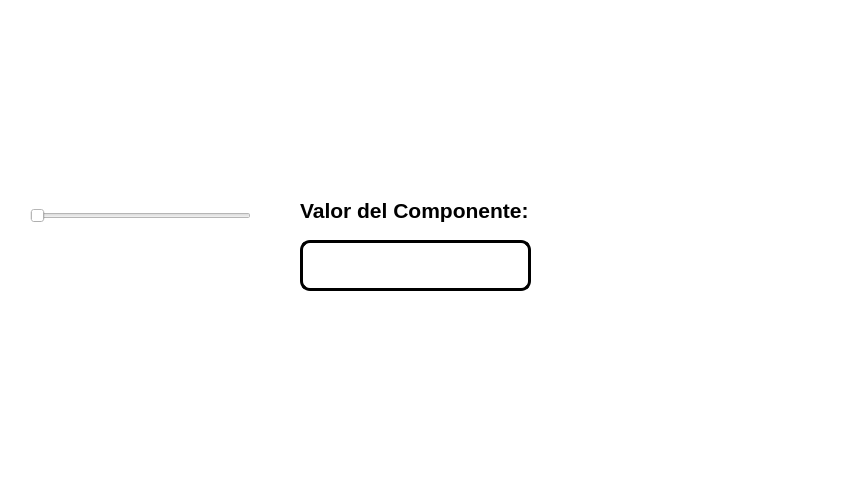
<?xml version="1.0" encoding="UTF-8"?>
<ui version="4.0">
 <class>MainWindow</class>
 <widget class="QMainWindow" name="MainWindow">
  <property name="geometry">
   <rect>
    <x>0</x>
    <y>0</y>
    <width>858</width>
    <height>488</height>
   </rect>
  </property>
  <property name="windowTitle">
   <string>MainWindow</string>
  </property>
  <property name="styleSheet">
   <string notr="true">background-color: rgb(255, 255, 255);</string>
  </property>
  <widget class="QWidget" name="centralwidget">
   <widget class="QLabel" name="label_2">
    <property name="geometry">
     <rect>
      <x>10</x>
      <y>10</y>
      <width>111</width>
      <height>71</height>
     </rect>
    </property>
    <property name="styleSheet">
     <string notr="true"/>
    </property>
    <property name="text">
     <string/>
    </property>
    <property name="pixmap">
     <pixmap>:/Logos/log_uat_nuevo.png</pixmap>
    </property>
    <property name="scaledContents">
     <bool>true</bool>
    </property>
   </widget>
   <widget class="QLabel" name="label_3">
    <property name="geometry">
     <rect>
      <x>580</x>
      <y>10</y>
      <width>101</width>
      <height>71</height>
     </rect>
    </property>
    <property name="styleSheet">
     <string notr="true"/>
    </property>
    <property name="text">
     <string/>
    </property>
    <property name="pixmap">
     <pixmap>:/Logos/FIT_logo_vertical.png</pixmap>
    </property>
    <property name="scaledContents">
     <bool>true</bool>
    </property>
   </widget>
   <widget class="QLabel" name="label_4">
    <property name="geometry">
     <rect>
      <x>560</x>
      <y>230</y>
      <width>121</width>
      <height>91</height>
     </rect>
    </property>
    <property name="styleSheet">
     <string notr="true"/>
    </property>
    <property name="text">
     <string/>
    </property>
    <property name="pixmap">
     <pixmap>:/Programas/ImagenGatoEuropeo.png</pixmap>
    </property>
    <property name="scaledContents">
     <bool>true</bool>
    </property>
   </widget>
   <widget class="QLineEdit" name="lineEdit">
    <property name="geometry">
     <rect>
      <x>300</x>
      <y>240</y>
      <width>231</width>
      <height>51</height>
     </rect>
    </property>
    <property name="font">
     <font>
      <pointsize>32</pointsize>
      <weight>75</weight>
      <bold>true</bold>
     </font>
    </property>
    <property name="styleSheet">
     <string notr="true">border: 3px solid black;
border-radius: 10px;</string>
    </property>
    <property name="text">
     <string/>
    </property>
    <property name="alignment">
     <set>Qt::AlignCenter</set>
    </property>
   </widget>
   <widget class="QLabel" name="label">
    <property name="geometry">
     <rect>
      <x>300</x>
      <y>190</y>
      <width>321</width>
      <height>41</height>
     </rect>
    </property>
    <property name="font">
     <font>
      <pointsize>16</pointsize>
      <weight>75</weight>
      <bold>true</bold>
     </font>
    </property>
    <property name="text">
     <string>Valor del Componente:</string>
    </property>
   </widget>
   <widget class="QSlider" name="horizontalSlider">
    <property name="geometry">
     <rect>
      <x>30</x>
      <y>200</y>
      <width>221</width>
      <height>31</height>
     </rect>
    </property>
    <property name="orientation">
     <enum>Qt::Horizontal</enum>
    </property>
   </widget>
  </widget>
  <widget class="QMenuBar" name="menubar">
   <property name="geometry">
    <rect>
     <x>0</x>
     <y>0</y>
     <width>858</width>
     <height>26</height>
    </rect>
   </property>
  </widget>
  <widget class="QStatusBar" name="statusbar"/>
 </widget>
 <resources>
  <include location="../Archivos/Recursos.qrc"/>
 </resources>
 <connections/>
</ui>
